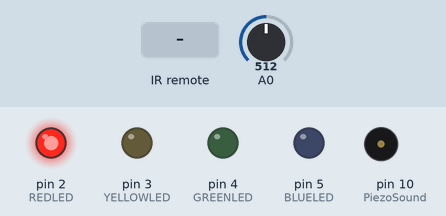
Recording of a sketch running on a simulated Arduino Uno, built with avr-gcc and run on an emulated ATmega328P. Shown: output pins drawn as LEDs (lit = HIGH), buzzer (waves = sounding). The inputs (shaded band) are chosen by the test bench; at power-on: A0 = 512. Random numbers use the default seed unless the sketch sets one; what the sketch prints to the serial monitor is not drawn.

Above: at 1.2 s.
1.3 s: infrared code 0x2 received
At 4.1 s:
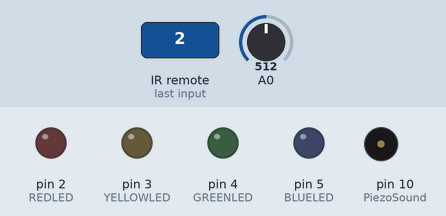
4.3 s: A0 set to 306
At 4.9 s:
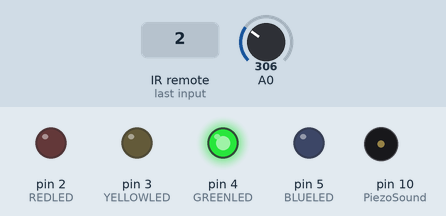
5.9 s: infrared code 0x3 received
At 7.6 s:
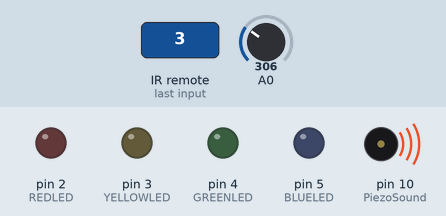
8.9 s: A0 set to 511
At 9.6 s:
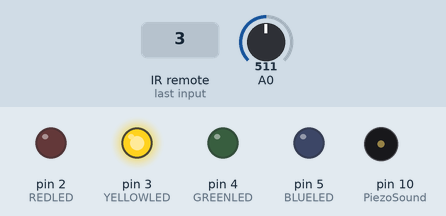
10.5 s: infrared code 0x4 received
At 12.5 s:
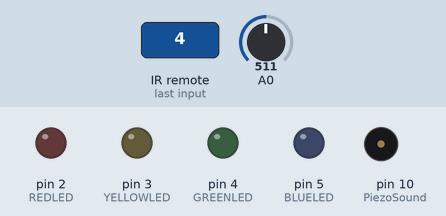
13.5 s: A0 set to 122
At 14.3 s:
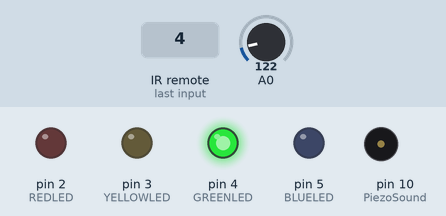
Timing chart, 0 to 16.1 s (numbered marks = the images above; inputs shaded):
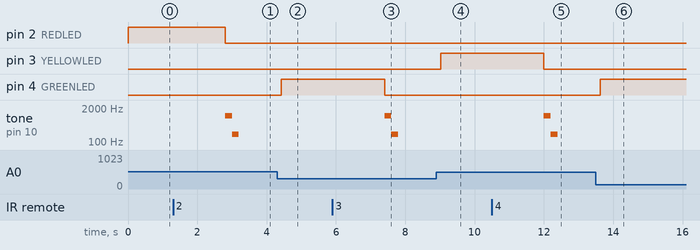

Measured:
- after the input at 1.3 s, pin 2 (REDLED): HIGH → LOW after 1.5 s; tone on pin 10 (PiezoSound): silent → 1000 Hz after 1.5 s, → 200 Hz 0.20 s later, → silent 0.20 s later
- after the input at 4.3 s, pin 4 (GREENLED): LOW → HIGH after 0.12 s
- after the input at 5.9 s, pin 4 (GREENLED): HIGH → LOW after 1.5 s; tone on pin 10 (PiezoSound): silent → 1000 Hz after 1.5 s, → 200 Hz 0.20 s later, → silent 0.20 s later
- after the input at 8.9 s, pin 3 (YELLOWLED): LOW → HIGH after 0.12 s
- after the input at 10.5 s, pin 3 (YELLOWLED): HIGH → LOW after 1.5 s; tone on pin 10 (PiezoSound): silent → 1000 Hz after 1.5 s, → 200 Hz 0.20 s later, → silent 0.20 s later
- after the input at 13.5 s, pin 4 (GREENLED): LOW → HIGH after 0.12 s

The sketch:

Wild_West_C++_v2.ino
```cpp
// (licence header left out)
//Libnaries
#include <IRremote.h>
#include <Wire.h>

//LED Needed - We place this as constant as it doesnt need to be changed
const int REDLED = 2;
const int YELLOWLED = 3;
const int GREENLED = 4;
const int BLUELED = 5;
const int TotalLEDHeld = 4; //Change this if you add more or less LED;

//IR Items
const int IRSEN1 = 6;
const int IRSEN2 = 7;
const int IRSEN3 = 8;
const int IRSEN4 = 9;
IRrecv REC1(IRSEN1);
IRrecv REC2(IRSEN2);
IRrecv REC3(IRSEN3);
IRrecv REC4(IRSEN4);

//Sounds
const int PiezoSound = 10;

//GameFunctions
int Target = 0;
bool Tracking = false;
bool Debug = false;
bool IsReload = false;
int Rounds = 0;
bool GameOver = false;

//Insight
char Title = "";
char Message = "";

void Insight(){
  //Not much is being done here. This would be to help make the terminal clean.
  if (not Debug){
    return;
  }
  Serial.println("[Insight]: "+Title + Message);
}

void Sound(){
  noTone(PiezoSound);
  if (IsReload == false){
    tone(PiezoSound,1000);
    delay(200);
    tone(PiezoSound,200);
    delay(200);
    noTone(PiezoSound);
  }
  else{
    for (int i = 2; i < 1000; i++){
      tone(PiezoSound,i);
      delay(1);
    }
  }
  //delay(200);
}

void TargetLED(){
  //Not much is needed here. We just need to pick a random pin to set value to high
  randomSeed(analogRead(0));
  int RandomTarget = random(2,6);
  //Serial.print(RandomTarget);
  digitalWrite(RandomTarget,HIGH);
  Target = RandomTarget;
}

void TargetIR(){
  switch(Target){
    case 2:
      Serial.print("A1");
      while (not Tracking){
        if (REC1.decode()){
          Tracking = true;
          Serial.println("PIN1");
          Serial.println(REC1.decodedIRData.decodedRawData,HEX);
          delay(1500);
          REC1.resume();
          return;
        }
      }
      //break;
    case 3:
      Serial.print("A2");
      while (not Tracking){
        if (REC2.decode()){
          Tracking = true;
          Serial.println("PIN2");
          Serial.println(REC2.decodedIRData.decodedRawData,HEX);
          delay(1500);
          REC2.resume();
          return;
        }
      }
      //break;
    case 4:
      Serial.print("A3");
      while (not Tracking){
        if (REC3.decode()){
          Tracking = true;
          Serial.println("PIN3");
          Serial.println(REC3.decodedIRData.decodedRawData,HEX);
          delay(1500);
          REC3.resume();
          return;
        }
      }
      //break;
    case 5:
      Serial.print("A4");
      while (not Tracking){
        if (REC4.decode()){
          Tracking = true;
          Serial.println("PIN4");
          Serial.println(REC4.decodedIRData.decodedRawData,HEX);
          delay(1500);
          REC4.resume();
          return;
        }
      }
      //break;
    default:
      Serial.print("None");
  }
}

void Game(){
  while (Rounds < 20 || Tracking == false){
    if (Target == 0){
      TargetLED();
      TargetIR();
      Tracking = false;
      digitalWrite(Target,LOW);
      Sound();
      delay(200);
      IsReload = true;
      Sound();
      IsReload = false;
      noTone(PiezoSound);
      Target = 0;
      Serial.print("Aefertyhtrfujdtyfjrdtudrtfh");
    };
  }
}

void setup() {
  Serial.begin(9600);
  randomSeed(analogRead(0));
  //LED - We need this to represent the target
  pinMode(REDLED,OUTPUT); //Red LED
  pinMode(YELLOWLED,OUTPUT); //Yellow LED
  pinMode(GREENLED,OUTPUT); //Green LED
  pinMode(BLUELED,OUTPUT); //Blue LED
  //Sounds - Might be annoying. We can change this within settings
  pinMode(PiezoSound,OUTPUT);
  //IR Sensors
  REC1.enableIRIn();
  REC2.enableIRIn();
  REC3.enableIRIn();
  REC4.enableIRIn();
}

void loop() {
  Game();
}
```
